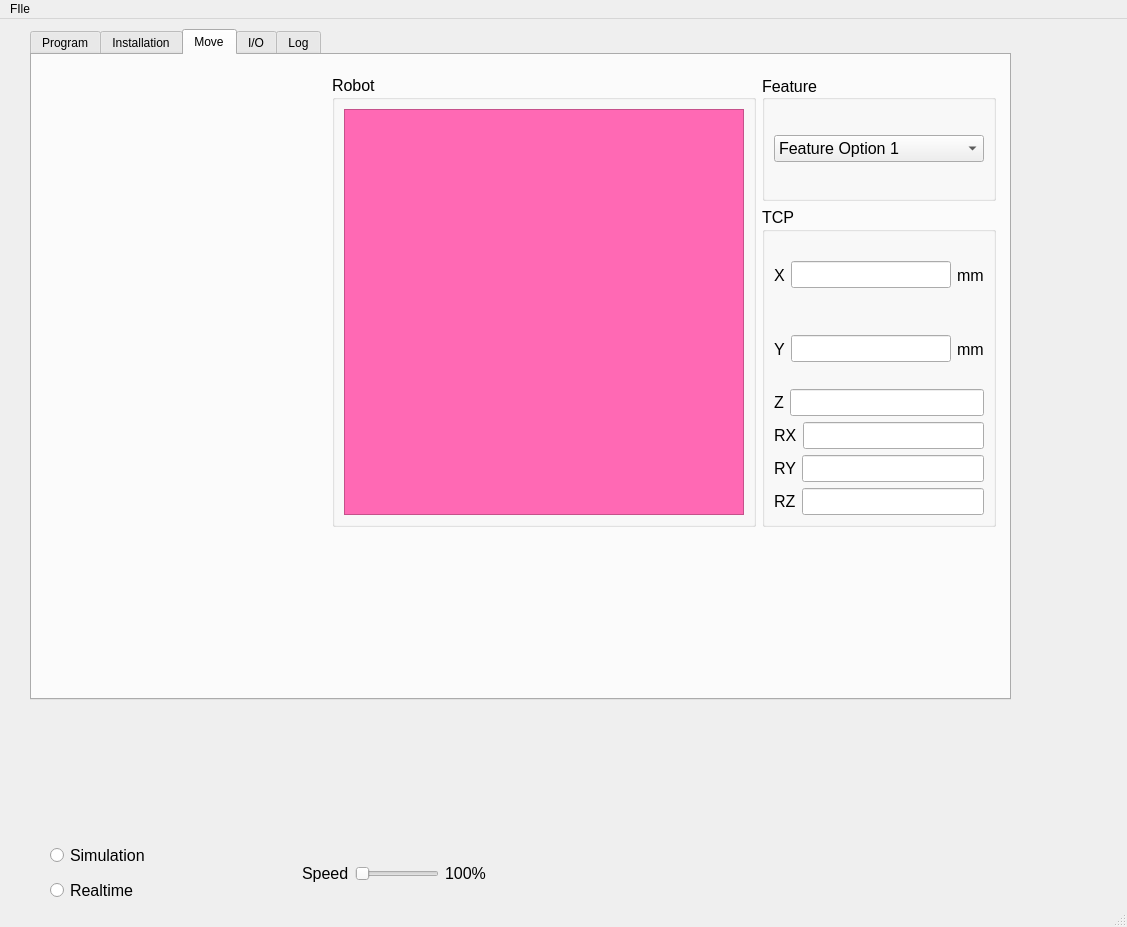
<?xml version="1.0" encoding="UTF-8"?>
<ui version="4.0">
 <class>MainWindow</class>
 <widget class="QMainWindow" name="MainWindow">
  <property name="geometry">
   <rect>
    <x>0</x>
    <y>0</y>
    <width>1127</width>
    <height>927</height>
   </rect>
  </property>
  <property name="windowTitle">
   <string>MainWindow</string>
  </property>
  <widget class="QWidget" name="centralwidget">
   <widget class="QWidget" name="">
    <property name="geometry">
     <rect>
      <x>50</x>
      <y>820</y>
      <width>436</width>
      <height>70</height>
     </rect>
    </property>
    <layout class="QHBoxLayout" name="bottomPanel">
     <item>
      <layout class="QVBoxLayout" name="verticalLayout_2">
       <item>
        <widget class="QRadioButton" name="realtimeRadio">
         <property name="font">
          <font>
           <pointsize>12</pointsize>
          </font>
         </property>
         <property name="text">
          <string>Simulation</string>
         </property>
        </widget>
       </item>
       <item>
        <widget class="QRadioButton" name="simulationRadio">
         <property name="font">
          <font>
           <pointsize>12</pointsize>
          </font>
         </property>
         <property name="text">
          <string>Realtime</string>
         </property>
        </widget>
       </item>
      </layout>
     </item>
     <item>
      <spacer name="horizontalSpacer">
       <property name="orientation">
        <enum>Qt::Horizontal</enum>
       </property>
       <property name="sizeHint" stdset="0">
        <size>
         <width>128</width>
         <height>68</height>
        </size>
       </property>
      </spacer>
     </item>
     <item>
      <layout class="QHBoxLayout" name="horizontalLayout">
       <item>
        <widget class="QLabel" name="speedLabel">
         <property name="text">
          <string>&lt;html&gt;&lt;head/&gt;&lt;body&gt;&lt;p&gt;&lt;span style=&quot; font-size:12pt;&quot;&gt;Speed&lt;/span&gt;&lt;/p&gt;&lt;/body&gt;&lt;/html&gt;</string>
         </property>
         <property name="textFormat">
          <enum>Qt::RichText</enum>
         </property>
        </widget>
       </item>
       <item>
        <widget class="QSlider" name="speedSlider">
         <property name="orientation">
          <enum>Qt::Horizontal</enum>
         </property>
        </widget>
       </item>
       <item>
        <widget class="QLabel" name="speedProgressLabel">
         <property name="text">
          <string>&lt;html&gt;&lt;head/&gt;&lt;body&gt;&lt;p&gt;&lt;span style=&quot; font-size:12pt;&quot;&gt;100%&lt;/span&gt;&lt;/p&gt;&lt;/body&gt;&lt;/html&gt;</string>
         </property>
         <property name="textFormat">
          <enum>Qt::RichText</enum>
         </property>
        </widget>
       </item>
      </layout>
     </item>
    </layout>
   </widget>
   <widget class="QTabWidget" name="tabWidget">
    <property name="geometry">
     <rect>
      <x>30</x>
      <y>10</y>
      <width>981</width>
      <height>671</height>
     </rect>
    </property>
    <property name="currentIndex">
     <number>2</number>
    </property>
    <widget class="QWidget" name="program">
     <attribute name="title">
      <string>Program</string>
     </attribute>
    </widget>
    <widget class="QWidget" name="installationTab">
     <attribute name="title">
      <string>Installation</string>
     </attribute>
    </widget>
    <widget class="QWidget" name="moveTab">
     <attribute name="title">
      <string>Move</string>
     </attribute>
     <widget class="QWidget" name="">
      <property name="geometry">
       <rect>
        <x>300</x>
        <y>20</y>
        <width>664</width>
        <height>452</height>
       </rect>
      </property>
      <layout class="QHBoxLayout" name="horizontalLayout_9">
       <item>
        <widget class="QGroupBox" name="robotGroupBox">
         <property name="font">
          <font>
           <pointsize>12</pointsize>
          </font>
         </property>
         <property name="title">
          <string>Robot</string>
         </property>
         <layout class="QGridLayout" name="gridLayout_2">
          <item row="0" column="0">
           <widget class="QFrame" name="robotFrame">
            <property name="minimumSize">
             <size>
              <width>400</width>
              <height>400</height>
             </size>
            </property>
            <property name="styleSheet">
             <string notr="true">background-color : hotpink;</string>
            </property>
            <property name="frameShape">
             <enum>QFrame::StyledPanel</enum>
            </property>
            <property name="frameShadow">
             <enum>QFrame::Raised</enum>
            </property>
           </widget>
          </item>
         </layout>
        </widget>
       </item>
       <item>
        <layout class="QVBoxLayout" name="verticalLayout">
         <item>
          <widget class="QGroupBox" name="featureGroupBox">
           <property name="minimumSize">
            <size>
             <width>185</width>
             <height>120</height>
            </size>
           </property>
           <property name="font">
            <font>
             <pointsize>12</pointsize>
            </font>
           </property>
           <property name="title">
            <string>Feature</string>
           </property>
           <property name="alignment">
            <set>Qt::AlignLeading|Qt::AlignLeft|Qt::AlignVCenter</set>
           </property>
           <layout class="QHBoxLayout" name="horizontalLayout_2">
            <item>
             <widget class="QComboBox" name="featureComboBox">
              <item>
               <property name="text">
                <string>Feature Option 1</string>
               </property>
              </item>
              <item>
               <property name="text">
                <string>Feature Option 2</string>
               </property>
              </item>
             </widget>
            </item>
           </layout>
          </widget>
         </item>
         <item>
          <widget class="QGroupBox" name="tcpGroupBox">
           <property name="minimumSize">
            <size>
             <width>230</width>
             <height>320</height>
            </size>
           </property>
           <property name="font">
            <font>
             <pointsize>12</pointsize>
            </font>
           </property>
           <property name="title">
            <string>TCP</string>
           </property>
           <layout class="QGridLayout" name="gridLayout">
            <item row="0" column="0">
             <layout class="QVBoxLayout" name="tcpVerticalLayout">
              <item>
               <layout class="QHBoxLayout" name="horizontalLayout_3">
                <item>
                 <widget class="QLabel" name="xTCPLabel">
                  <property name="text">
                   <string>X</string>
                  </property>
                 </widget>
                </item>
                <item>
                 <widget class="QLineEdit" name="xTCPLineEdit"/>
                </item>
                <item>
                 <widget class="QLabel" name="xUnitTCPLabel">
                  <property name="text">
                   <string>mm</string>
                  </property>
                 </widget>
                </item>
               </layout>
              </item>
              <item>
               <layout class="QHBoxLayout" name="horizontalLayout_4">
                <item>
                 <widget class="QLabel" name="yTCPLabel">
                  <property name="text">
                   <string>Y</string>
                  </property>
                 </widget>
                </item>
                <item>
                 <widget class="QLineEdit" name="yTCPLineEdit"/>
                </item>
                <item>
                 <widget class="QLabel" name="yUnitTCPLabel">
                  <property name="text">
                   <string>mm</string>
                  </property>
                 </widget>
                </item>
               </layout>
              </item>
              <item>
               <layout class="QHBoxLayout" name="horizontalLayout_5">
                <item>
                 <widget class="QLabel" name="zTCPLabel">
                  <property name="text">
                   <string>Z</string>
                  </property>
                 </widget>
                </item>
                <item>
                 <widget class="QLineEdit" name="zTCPLineEdit"/>
                </item>
               </layout>
              </item>
              <item>
               <layout class="QHBoxLayout" name="horizontalLayout_6">
                <item>
                 <widget class="QLabel" name="rxTCPLabel">
                  <property name="text">
                   <string>RX</string>
                  </property>
                 </widget>
                </item>
                <item>
                 <widget class="QLineEdit" name="rxTCPLineEdit"/>
                </item>
               </layout>
              </item>
              <item>
               <layout class="QHBoxLayout" name="horizontalLayout_7">
                <item>
                 <widget class="QLabel" name="ryTCPLabel">
                  <property name="text">
                   <string>RY</string>
                  </property>
                 </widget>
                </item>
                <item>
                 <widget class="QLineEdit" name="ryTCPLineEdit"/>
                </item>
               </layout>
              </item>
              <item>
               <layout class="QHBoxLayout" name="horizontalLayout_8">
                <item>
                 <widget class="QLabel" name="rzTCPLabel">
                  <property name="text">
                   <string>RZ</string>
                  </property>
                 </widget>
                </item>
                <item>
                 <widget class="QLineEdit" name="rzTCPLineEdit"/>
                </item>
               </layout>
              </item>
             </layout>
            </item>
           </layout>
          </widget>
         </item>
        </layout>
       </item>
      </layout>
     </widget>
    </widget>
    <widget class="QWidget" name="ioTab">
     <attribute name="title">
      <string>I/O</string>
     </attribute>
    </widget>
    <widget class="QWidget" name="logTab">
     <attribute name="title">
      <string>Log</string>
     </attribute>
    </widget>
   </widget>
  </widget>
  <widget class="QMenuBar" name="menubar">
   <property name="geometry">
    <rect>
     <x>0</x>
     <y>0</y>
     <width>1127</width>
     <height>22</height>
    </rect>
   </property>
   <widget class="QMenu" name="menuFIle">
    <property name="title">
     <string>FIle</string>
    </property>
    <addaction name="separator"/>
    <addaction name="actionNew"/>
    <addaction name="actionOpen"/>
    <addaction name="actionSave"/>
    <addaction name="actionExit"/>
   </widget>
   <addaction name="menuFIle"/>
  </widget>
  <widget class="QStatusBar" name="statusbar"/>
  <action name="actionOpen">
   <property name="text">
    <string>Open</string>
   </property>
  </action>
  <action name="actionSave">
   <property name="text">
    <string>Save</string>
   </property>
  </action>
  <action name="actionExit">
   <property name="text">
    <string>Exit</string>
   </property>
  </action>
  <action name="actionNew">
   <property name="text">
    <string>New</string>
   </property>
  </action>
 </widget>
 <resources/>
 <connections/>
</ui>
